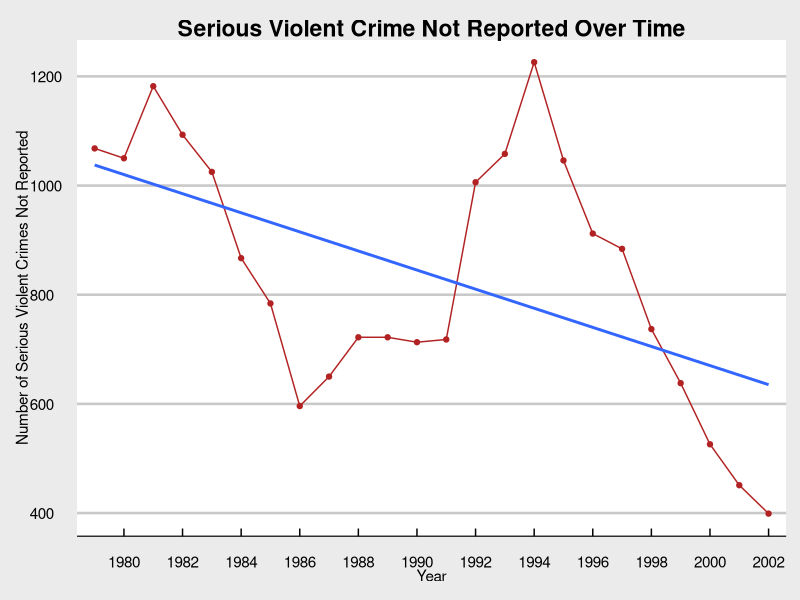
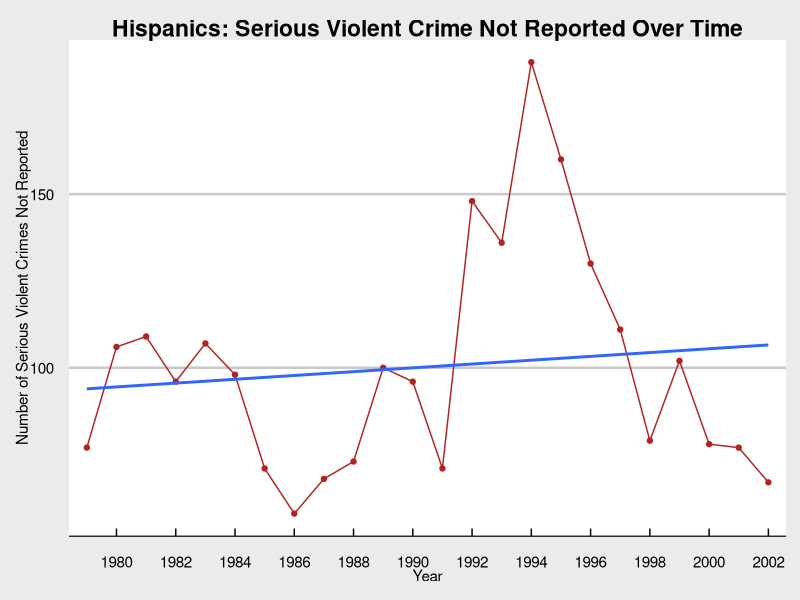
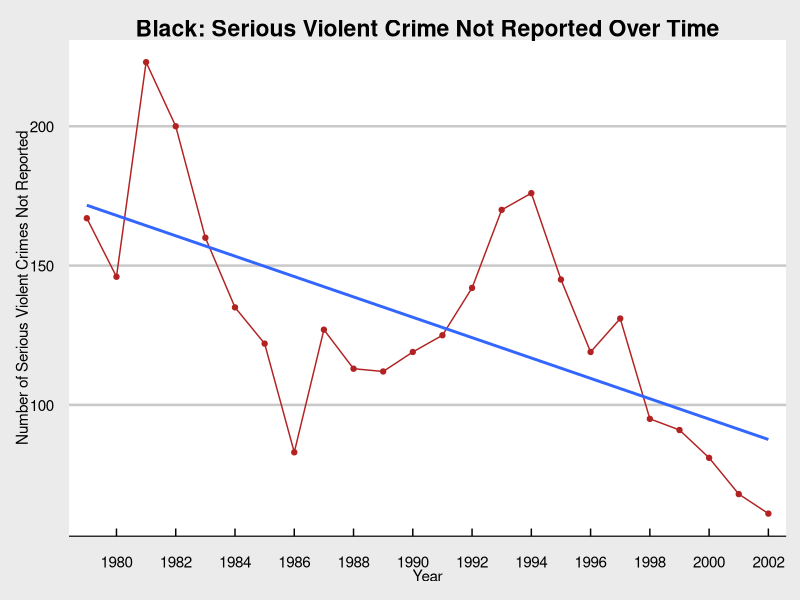
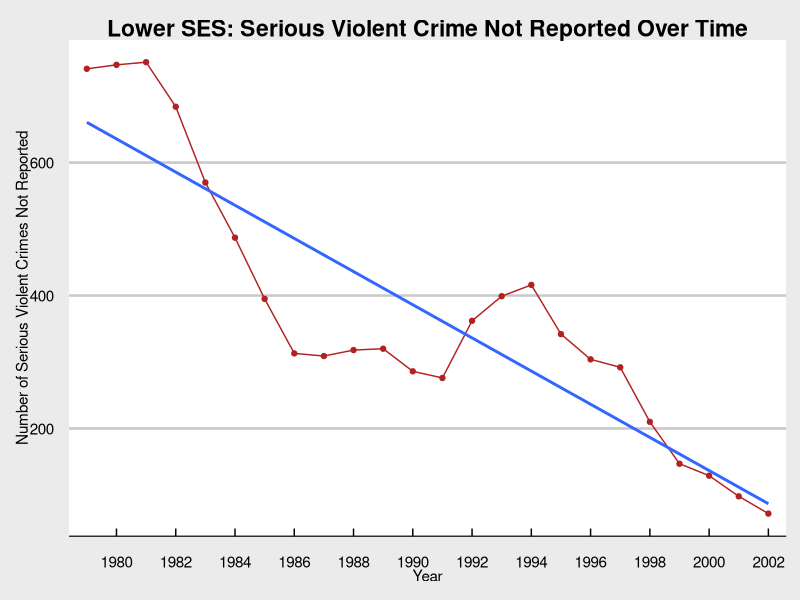
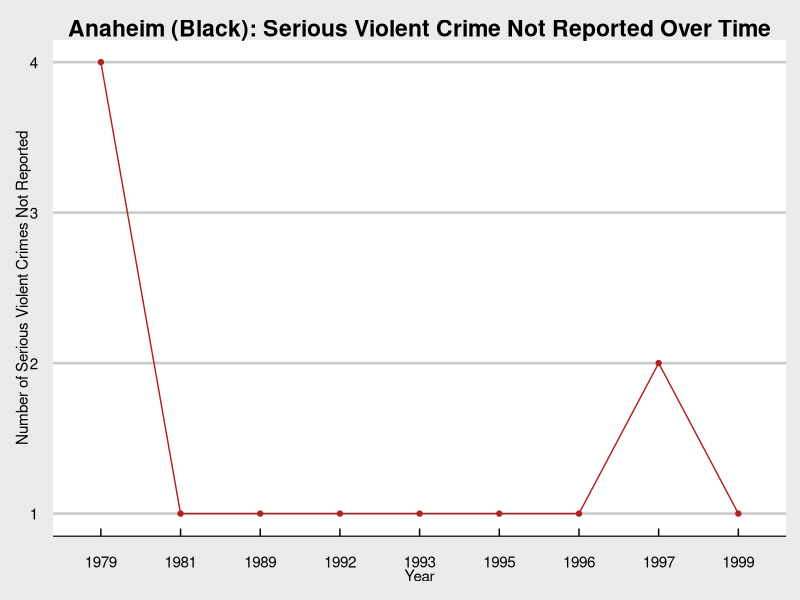
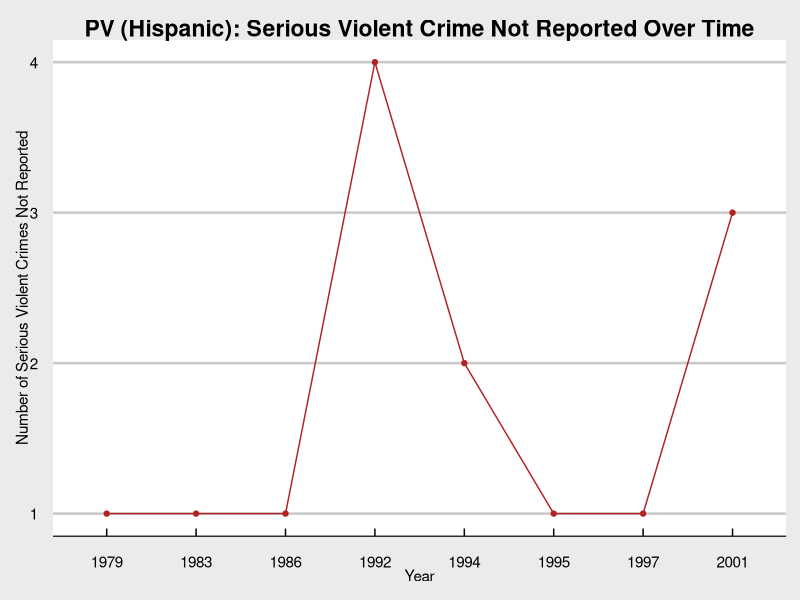

Source code (R) for these figures, in order:
## ---- chunk 1
#Loading Libraries 

#library(plyr) #For some reason the rename function was not working with dplyr and I was advised on stack overflow to load plyr which included rename()

library(plyr) #Used for rename function

library(ggplot2) #Used for data visualization
library(ggthemes) #Used for data visualization, largely for aesthetic purposes/personal preference. 

#Set Working Directory to wherever you have the data sets saved

setwd("C:/Users/ernes/Google Drive/PS239T/NCVS/ICPSR_04576/DS0002/")

## ---- chunk 2
#Loading Data Sets

#For more information on what these data sets contain please see the .rmd file "01_data-cleaning"

ncvs <- read.csv(file = "clean-ncvs.csv")

ncvs_income <- read.csv(file = "clean-ncvs-income.csv")

ncvs_black <- read.csv(file = "clean-ncvs-black.csv")

ncvs_hispanic <- read.csv(file = "clean-ncvs-hispanic.csv")

## ---- chunk 3

#First I created a seperate data set which included the number of serious crimes per year, I did this by using the data from a table then converting it to a data frame.

serious_plot <- table(ncvs$year)

serious_plot <- as.data.frame(serious_plot)

#Just for ease of use I renamed the variables so that they would make more sense. 'Year' is the years from 1979 to 2002 and 'serious' is the number of serious violent crimes not reported to the police

serious_plot <- rename(serious_plot, c("Var1" = "year", "Freq" = "serious"))


#Plot containing serious violent crimes not reported. I used ggplot and added some flair by adding color and a theme. I also added a regression line using geom_smooth in order to highlight the relationship overtime. 

#scale_x_discrete() is included in order to make the dates more presentable, initially I intended to space the x-axis ticks out more, however, since there were many dates I decided to only list every other year but data points for every year are still included. 

ggplot(serious_plot, aes(year, serious, group = 1))+
  geom_line(color= "firebrick")+
  geom_point(color= "firebrick")+
  geom_smooth(method= "lm", se = FALSE)+
  theme_economist_white()+
  scale_x_discrete(breaks = c(1980, 1982, 1984, 1986, 1988, 1990, 1992, 1994, 1996, 1998, 2000, 2002)) +
  labs(x = "Year", y = "Number of Serious Violent Crimes Not Reported")+
  ggtitle("Serious Violent Crime Not Reported Over Time")+
  theme(plot.title = element_text(hjust=.5))

#ncvs_reg refers to hispanic regression. This was done to see how strong the relationship is as plotted. The function glm refers to generalized linear models, for more information see https://www.statmethods.net/advstats/glm.html.

ncvs_reg <- glm(year ~ serious, data = serious_plot, family=binomial(link="logit"))

#Once I have glm set, I use the summary function in order to provide me with the p-value.
summary(ncvs_reg)

## ---- chunk 4

#Here is the plot for serious violent crime not reported among Hispanics. Since this was not under the race cataegory, it is important to note that some overlap can be found with other races.

his_plot <- table(ncvs_hispanic$year)
his_plot <- as.data.frame(his_plot)

his_plot <- rename(his_plot, c("Var1" = "year", "Freq" = "serious"))

ggplot(his_plot, aes(year, serious, group = 1))+
  geom_line(color= "firebrick")+
  geom_point(color= "firebrick")+
  geom_smooth(method= "lm", se = FALSE)+
  theme_economist_white()+
  scale_x_discrete(breaks = c(1980, 1982, 1984, 1986, 1988, 1990, 1992, 1994, 1996, 1998, 2000, 2002)) +
  labs(x = "Year", y = "Number of Serious Violent Crimes Not Reported")+
  ggtitle("Hispanics: Serious Violent Crime Not Reported Over Time")+
  theme(plot.title = element_text(hjust=.5))

#his_reg refers to hispanic regression. This was done to see how strong the relationship is as plotted. The function glm refers to generalized linear models, for more information see https://www.statmethods.net/advstats/glm.html.

his_reg <- glm(year ~ serious, data = his_plot, family=binomial(link="logit"))

#Once I have glm set, I use the summary function in order to provide me with the p-value.
summary(his_reg)

## ---- chunk 5
#Here is the plot for serious violent crime not reported among Blacks. It is important to note that some overlap can be found with those who fall under the category of Hispanic since the race and hispanic category are separate, in other words, someone can be Black and hispanic etc.

black_plot <- table(ncvs_black$year)
black_plot <- as.data.frame(black_plot)

black_plot <- rename(black_plot, c("Var1" = "year", "Freq" = "serious"))

ggplot(black_plot, aes(year, serious, group = 1))+
  geom_line(color= "firebrick")+
  geom_point(color= "firebrick")+
  geom_smooth(method= "lm", se = FALSE)+
  theme_economist_white()+
  scale_x_discrete(breaks = c(1980, 1982, 1984, 1986, 1988, 1990, 1992, 1994, 1996, 1998, 2000, 2002)) +
  labs(x = "Year", y = "Number of Serious Violent Crimes Not Reported")+
  ggtitle("Black: Serious Violent Crime Not Reported Over Time")+
  theme(plot.title = element_text(hjust=.5))

#black_reg refers to black regression. This was done to see how strong the relationship is as plotted. The function glm refers to generalized linear models, for more information see https://www.statmethods.net/advstats/glm.html.

black_reg <- glm(year ~ serious, data = black_plot, family=binomial(link="logit"))

#Once I have glm set, I use the summary function in order to provide me with the p-value.
summary(black_reg)
## ---- chunk 6
#Here is the plot for serious violent crime not reported among individuals coming from low income households. The processes below are almost identitical to the plots provided above. 

income_plot <- table(ncvs_income$year)
income_plot <- as.data.frame(income_plot)

income_plot <- rename(income_plot, c("Var1" = "year", "Freq" = "serious"))

ggplot(income_plot, aes(year, serious, group = 1))+
  geom_line(color= "firebrick")+
  geom_point(color= "firebrick")+
  geom_smooth(method= "lm", se = FALSE)+
  theme_economist_white()+
  scale_x_discrete(breaks = c(1980, 1982, 1984, 1986, 1988, 1990, 1992, 1994, 1996, 1998, 2000, 2002)) +
  labs(x = "Year", y = "Number of Serious Violent Crimes Not Reported")+
  ggtitle("Lower SES: Serious Violent Crime Not Reported Over Time")+
  theme(plot.title = element_text(hjust=.5))

#income_reg refers to income regression. This was done to see how strong the relationship is as plotted. The function glm refers to generalized linear models, for more information see https://www.statmethods.net/advstats/glm.html.

income_reg <- glm(year ~ serious, data = income_plot, family=binomial(link="logit"))

#Once I have glm set, I use the summary function in order to provide me with the p-value.
summary(income_reg)
## ---- chunk 7
#Black Anaheim Plot

#Subset for only Anaheim MSA
ncvs_anaheim <- subset(ncvs_black, MSACC == 01)

#Create table and convert to data frame in order to plot the number of violent crimes not reported in Anaheim every year between 1979-2002

anaheim_plot <- table(ncvs_anaheim$year)
anaheim_plot <- as.data.frame(anaheim_plot)

anaheim_plot <- rename(anaheim_plot, c("Var1" = "year", "Freq" = "serious"))

#ggplot results, the scale_x_discrete() function was not included here as it was in previous charts because I wanted to highlight that data was only available for certain years given that no samples existed for certain years such as 1980 and 2000.

ggplot(anaheim_plot, aes(year, serious, group = 1))+
  geom_line(color= "firebrick")+
  geom_point(color= "firebrick")+
  theme_economist_white()+
  labs(x = "Year", y = "Number of Serious Violent Crimes Not Reported")+
  ggtitle("Anaheim (Black): Serious Violent Crime Not Reported Over Time")+
  theme(plot.title = element_text(hjust=.5))

## ---- chunk 8
#Hispanic Portland-Vancouver (PV) Plot

#Subset for only Portland/Vancouver MSA
ncvs_portland <- subset(ncvs_hispanic, MSACC == 29)

#Create table and convert to data frame in order to plot the number of violent crimes not reported in Portland/Vancouver every year between 1979-2002

pv_plot <- table(ncvs_portland$year)
pv_plot <- as.data.frame(pv_plot)

pv_plot <- rename(pv_plot, c("Var1" = "year", "Freq" = "serious"))

#ggplot results, the scale_x_discrete() function was not included here as it was in previous charts because I wanted to highlight that data was only available for certain years given that no samples existed for certain years such as 1993 and 2002.

ggplot(pv_plot, aes(year, serious, group = 1))+
  geom_line(color= "firebrick")+
  geom_point(color= "firebrick")+
  theme_economist_white()+
  labs(x = "Year", y = "Number of Serious Violent Crimes Not Reported")+
  ggtitle("PV (Hispanic): Serious Violent Crime Not Reported Over Time")+
  theme(plot.title = element_text(hjust=.5))

## ---- chunk 9

#Low SES Sample Size Test

#Here I used the Portland/Vancouver example once again just as an example

#Subset for only Portland/Vancouver MSA

income_pv <- subset(ncvs_income, MSACC == 29)

#Create table in order to get a better idea of data available

table(income_pv$year)

